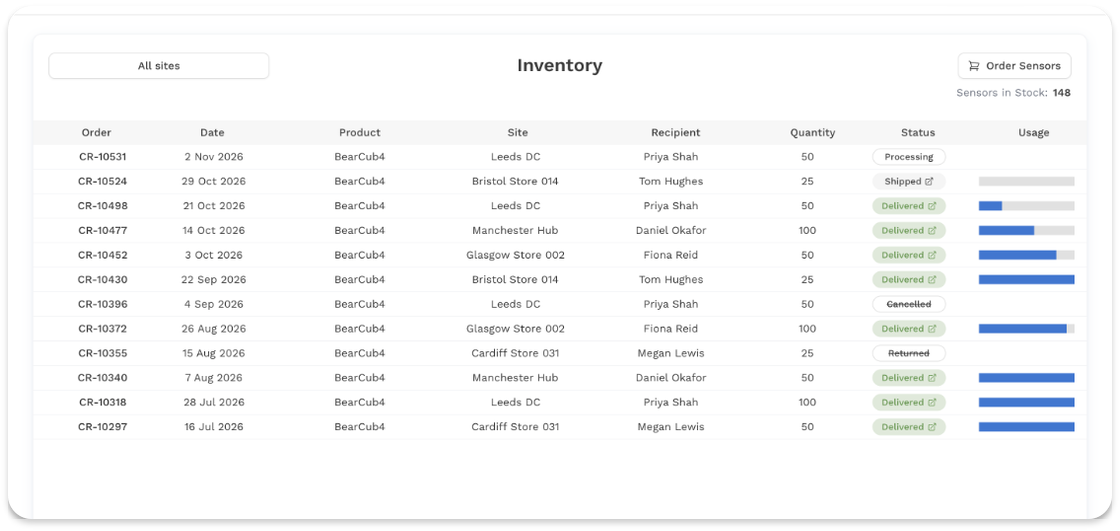
#> input picture 2026-11/inventory-page.png, 1120 x 531 px
$ python add_shadow.py ../2026-11/inventory-page.png ../2026-11/rag-summary-tables.png
#> lines starting #> are read from the running program, lines starting #| are printed output that depends on the picture
"""Bake a drop shadow into 2x PNG exports, since most email clients ignore CSS box-shadow.

Matches `box-shadow: 0 2px 3px rgba(0,0,0,0.2)` at 1x. Output keeps the input width,
so the card shrinks slightly to leave room for the shadow.

Usage: python3 scripts/add_shadow.py <input.png> <output.png>
"""

import sys

from PIL import Image, ImageFilter

SCALE = 2
OFFSET_Y = 2 * SCALE
BLUR_SIGMA = 1.5 * SCALE
OPACITY = 0.2
PAD_X, PAD_TOP, PAD_BOTTOM = 4 * SCALE, 3 * SCALE, 6 * SCALE


def add_shadow(src: str, dst: str) -> None:
#> called with src = '../2026-11/inventory-page.png', dst = '../2026-11/rag-summary-tables.png'
    card = Image.open(src).convert("RGBA")
#> card is the input picture: PIL image 1120x531 RGBA; mean R, G, B, A 235.9, 236.7, 237.3, 243.1
    width = card.width
#> width = 1120
    card_w = width - 2 * PAD_X
#> card_w = 1104
    card_h = round(card.height * card_w / card.width)
#> card_h = 523
    card = card.resize((card_w, card_h), Image.LANCZOS)
#> card: PIL image 1104x523 RGBA

    canvas = Image.new("RGBA", (width, PAD_TOP + card_h + PAD_BOTTOM), (0, 0, 0, 0))
#> canvas: PIL image 1120x541 RGBA; every value is 0

    alpha = card.getchannel("A").point(lambda a: round(a * OPACITY))
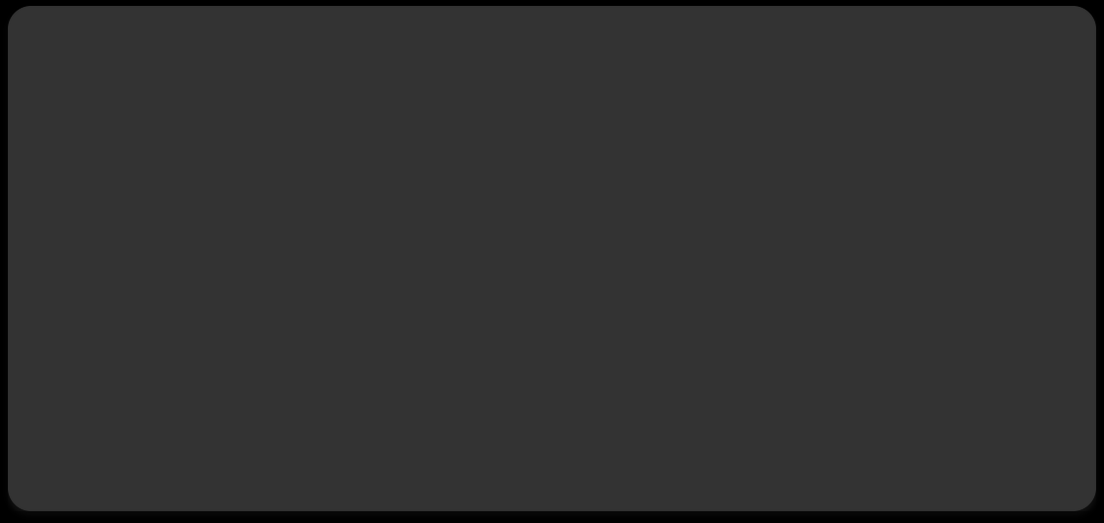
#> alpha: PIL image 1104x523 L; min 0, max 51, mean 48.6
    shadow = Image.new("RGBA", card.size, (0, 0, 0, 255))
    shadow.putalpha(alpha)
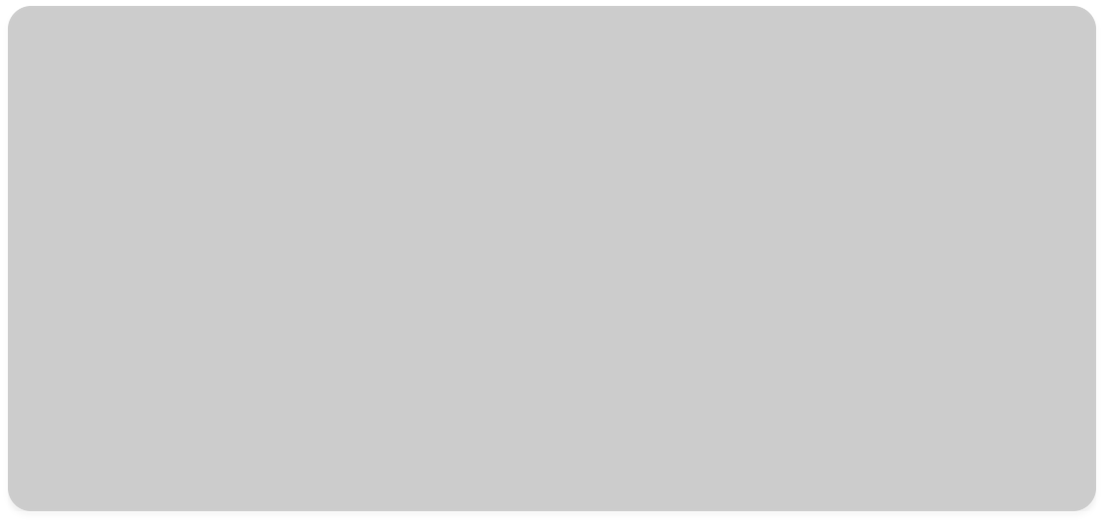
#> shadow: PIL image 1104x523 RGBA; mean R, G, B, A 0, 0, 0, 48.6; transparent parts drawn white
    shadow_layer = Image.new("RGBA", canvas.size, (0, 0, 0, 0))
    shadow_layer.paste(shadow, (PAD_X, PAD_TOP + OFFSET_Y))
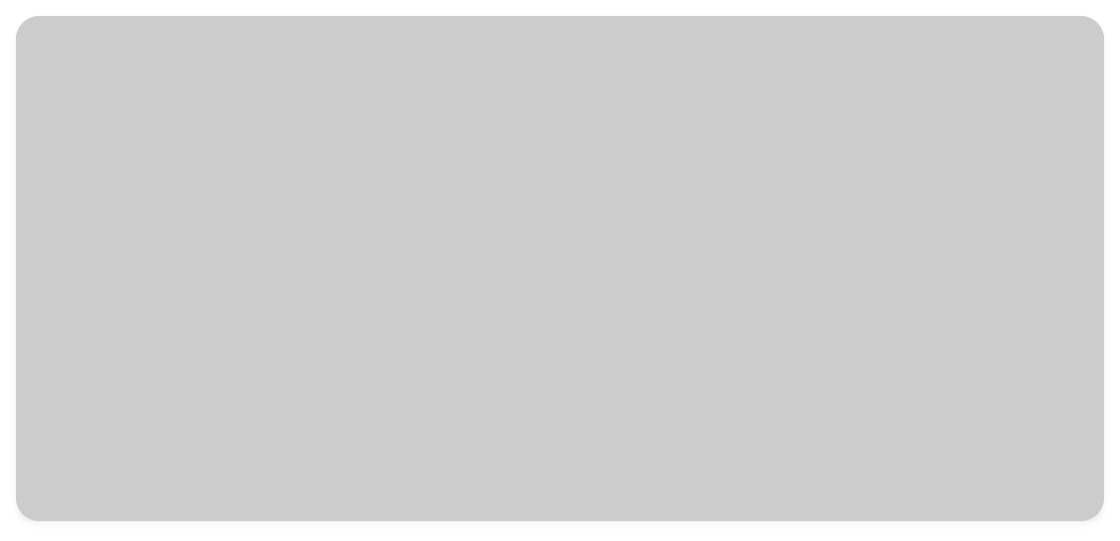
#> shadow_layer: PIL image 1120x541 RGBA; mean R, G, B, A 0, 0, 0, 46.3; transparent parts drawn white
    shadow_layer = shadow_layer.filter(ImageFilter.GaussianBlur(BLUR_SIGMA))

    canvas.alpha_composite(shadow_layer)
    canvas.alpha_composite(card, (PAD_X, PAD_TOP))
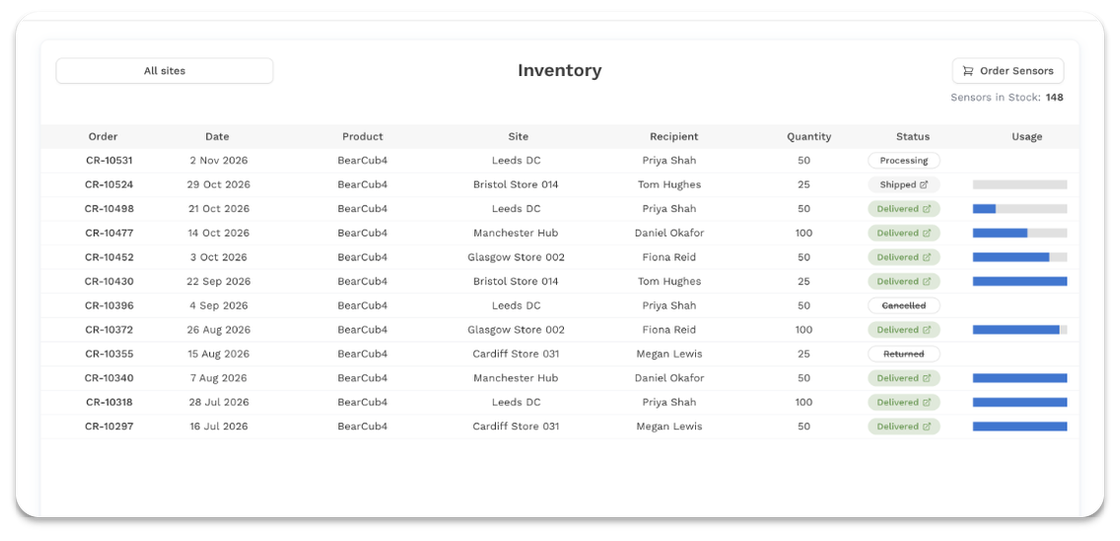
#> canvas: PIL image 1120x541 RGBA; mean R, G, B, A 225.1, 225.9, 226.5, 232.1; transparent parts drawn white
    canvas.save(dst, optimize=True)
    print(f"{dst}: {canvas.width}x{canvas.height}")
#| ../2026-11/rag-summary-tables.png: 1120x541


if __name__ == "__main__":
    add_shadow(sys.argv[1], sys.argv[2])

$ run again, on 2026-11/sku-code-integration.png
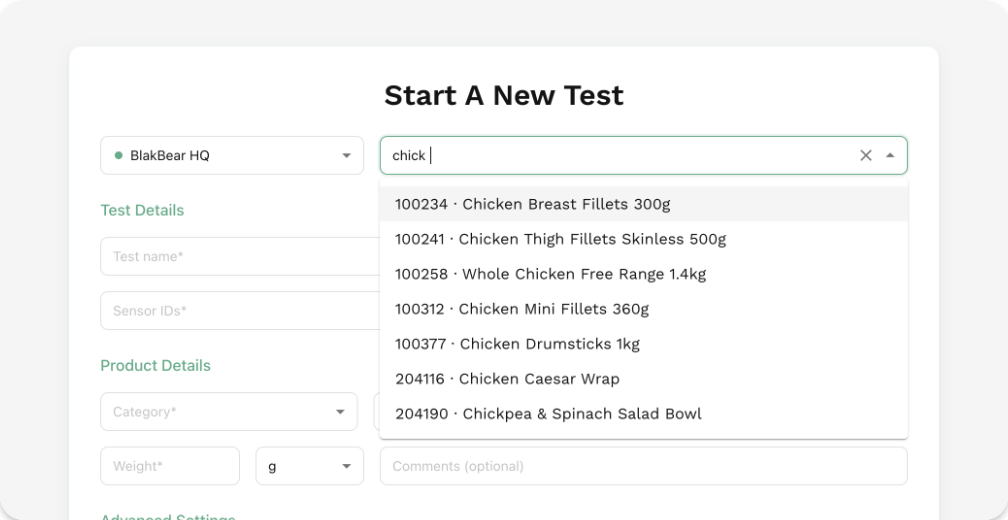
#> input picture 2026-11/sku-code-integration.png, 1008 x 520 px
#> in add_shadow, card is the input picture: PIL image 1008x520 RGBA; mean R, G, B, A 247.7, 248, 247.9, 254.8
#> card: PIL image 992x512 RGBA
#> in add_shadow, `shadow_layer.paste(shadow, (PAD_X, PAD_TOP + OFFSET_Y))`:
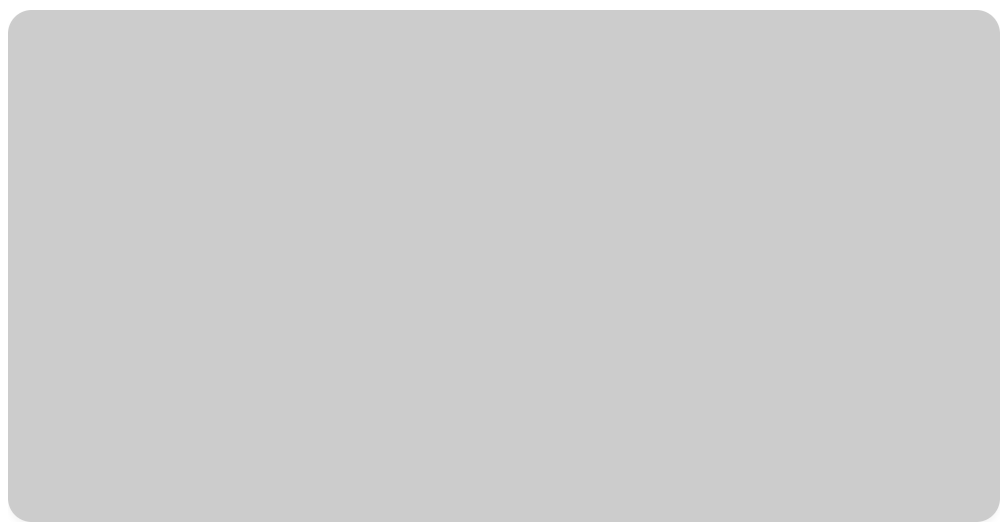
#> shadow_layer: PIL image 1008x530 RGBA; mean R, G, B, A 0, 0, 0, 48.4; transparent parts drawn white
#> in add_shadow, `canvas.alpha_composite(card, (PAD_X, PAD_TOP))`:
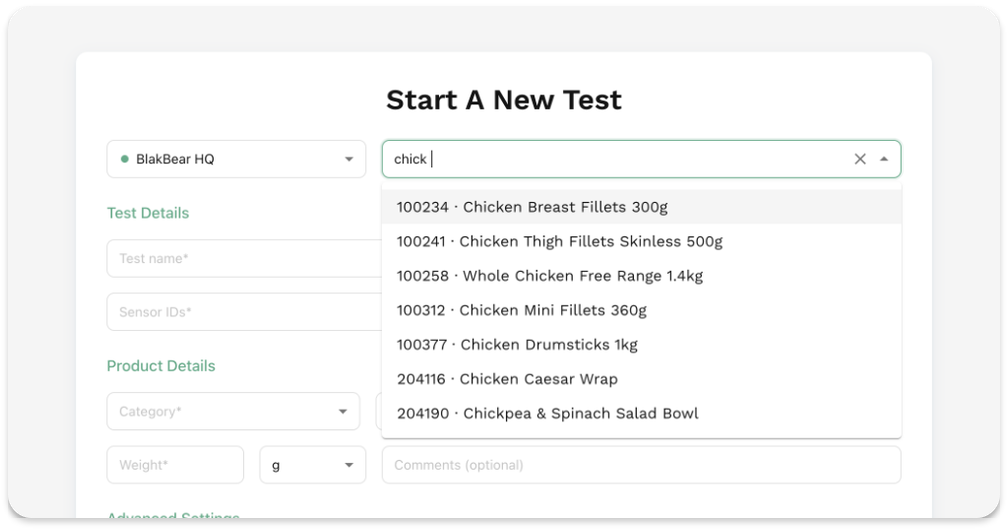
#> canvas: PIL image 1008x530 RGBA; mean R, G, B, A 235.4, 235.7, 235.6, 242.7; transparent parts drawn white
#| ../2026-11/sku-code-integration.png: 1008x530
